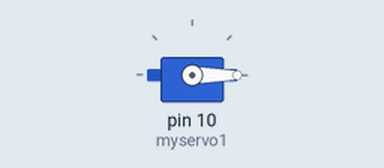
This sketch was run on a simulated Arduino Uno, built with avr-gcc and run on an emulated ATmega328P. Shown: servo.

Above: at 0.1 s.
At 37.5 s:
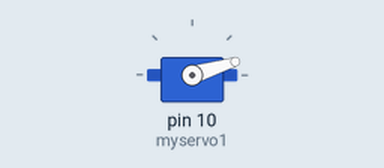
Timing chart, 0 to 40.0 s (numbered marks = the images above):
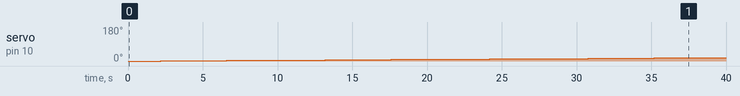

Measured:
- by itself, servo on pin 10 (myservo1): moves from 0° to 18° over 37.4 s

The sketch:

servo-test.ino
```cpp
#include <Servo.h>
#include <SoftwareSerial.h>

Servo myservo1;


void setup()
{
  myservo1.attach(10);
//  myservo1.write(180);

}

void loop()
{
    myservo1.write(0);
    for (int angle = 0; angle <= 180; angle+=1)
    {
      myservo1.attach(10);
      myservo1.write(angle);
      delay(200);
      myservo1.detach();
      delay(2000);

    }
//    for (int angle = 180; angle>=150; angle-=1)
//    {
//      myservo1.write(angle);
//      delay(100);
//    }
//    for (int angle = 150; angle>=0; angle-=1)
//    {
//      myservo1.write(angle);
//      delay(20);
//    }
//    myservo1.write(0);
//    delay(2000);
//    myservo1.write(60);
//    delay(2000);
}
```
